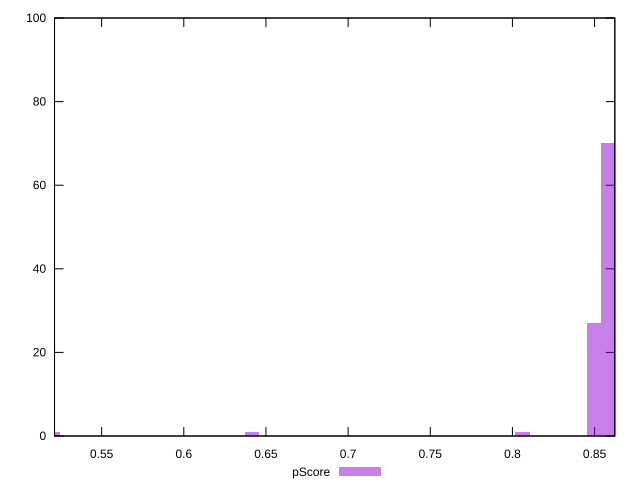

Write gnuplot code to recreate this figure.
reset

$pScore <<EOF
0.8495045991421051 27
0.8581730134190654 70
0.8061625277573038 1
0.641462656495059 1
0.5201048566176154 1
EOF

set key outside below
set boxwidth 0.008668414276960256
set xrange [0.5213317644364805:0.8623229500348428]
set yrange [0:100]
set trange [0:100]
set style fill transparent solid 0.5 noborder
set terminal svg size 640, 490 enhanced background rgb 'white'
set output "reports/report_00030_2021-02-24T20-42-31.540Z/first-contentful-paint/samples/astro/pScore/histogram.svg"

plot $pScore title "pScore" with boxes

reset
